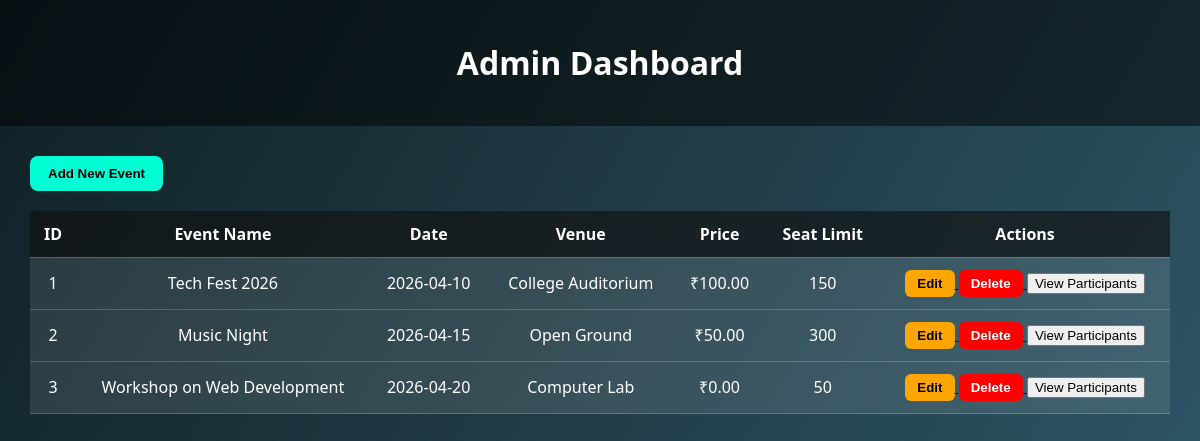
Page /event_management_system/admin/dashboard.php (signed in) on the committed database.
### tables this page shows
CREATE TABLE `events` (
  `event_id` int(11) NOT NULL,
  `event_name` varchar(150) NOT NULL,
  `event_date` date NOT NULL,
  `venue` varchar(150) NOT NULL,
  `price` decimal(10,2) DEFAULT 0.00,
  `seat_limit` int(11) DEFAULT 0,
  `description` text DEFAULT NULL
);

### event_management_system/admin/dashboard.php (the view, shortened to what this page needs)
<?php
include("../config/db.php");
$sql = "SELECT * FROM events";
$result = mysqli_query($conn, $sql);
?>
<!DOCTYPE html>
<html>
<head>
</head>
<body>
<div class="header">
<h1>Admin Dashboard</h1>
</div>
<div class="container">
<a href="add_event.php">
<button class="add-btn">
Add New Event
</button>
</a>
<table>
<tr>
<th>ID</th>
<th>Event Name</th>
<th>Date</th>
<th>Venue</th>
<th>Price</th>
<th>Seat Limit</th>
<th>Actions</th>
</tr>
<?php
while($row = mysqli_fetch_assoc($result))
{
?>
<tr>
<td>
<?php echo $row['event_id']; ?>
</td>
<td>
<?php echo $row['event_name']; ?>
</td>
<td>
<?php echo $row['event_date']; ?>
</td>
<td>
<?php echo $row['venue']; ?>
</td>
<td>
₹<?php echo $row['price']; ?>
</td>
<td>
<?php echo $row['seat_limit']; ?>
</td>
<td>
<a href="edit_event.php?id=<?php echo $row['event_id']; ?>">
<button class="action-btn edit">
Edit
</button>
</a>
<a href="dashboard.php?delete=<?php echo $row['event_id']; ?>" onclick="return confirm('Are you sure you want to delete this event?')">
<button class="action-btn delete">
Delete
</button>
</a>
<a href="view_participants.php?event_id=<?php echo $row['event_id']; ?>">
    <button>View Participants</button>
</a>
</td>
</tr>
<?php
}
?>
</table>
</div>
</body>
</html>

### event_management_system/admin/dashboard.php (style rules this page uses)
body { margin: 0; font-family: Segoe UI; background: linear-gradient(120deg,#0f2027,#203a43,#2c5364); color: white; }
.header { padding: 20px; text-align: center; background: rgba(0,0,0,0.5); }
.container { padding: 30px; }
.add-btn { padding: 10px 18px; background: #00ffd5; border: none; border-radius: 8px; font-weight: bold; cursor: pointer; margin-bottom: 20px; }
table { width: 100%; border-collapse: collapse; background: rgba(255,255,255,0.1); }
th, td { padding: 12px; border-bottom: 1px solid rgba(255,255,255,0.2); text-align: center; }
th { background: rgba(0,0,0,0.6); }
.action-btn { padding: 6px 12px; border: none; border-radius: 6px; cursor: pointer; font-weight: bold; }
.edit { background: orange; }
.delete { background: red; color: white; }

### rows in the picture
events: event_id "1", event_name "Tech Fest 2026", event_date "2026-04-10", venue "College Auditorium", price "100.00", seat_limit "150"
events: event_id "2", event_name "Music Night", event_date "2026-04-15", venue "Open Ground", price "50.00", seat_limit "300"
events: event_id "3", event_name "Workshop on Web Development", event_date "2026-04-20", venue "Computer Lab", price "0.00", seat_limit "50"
